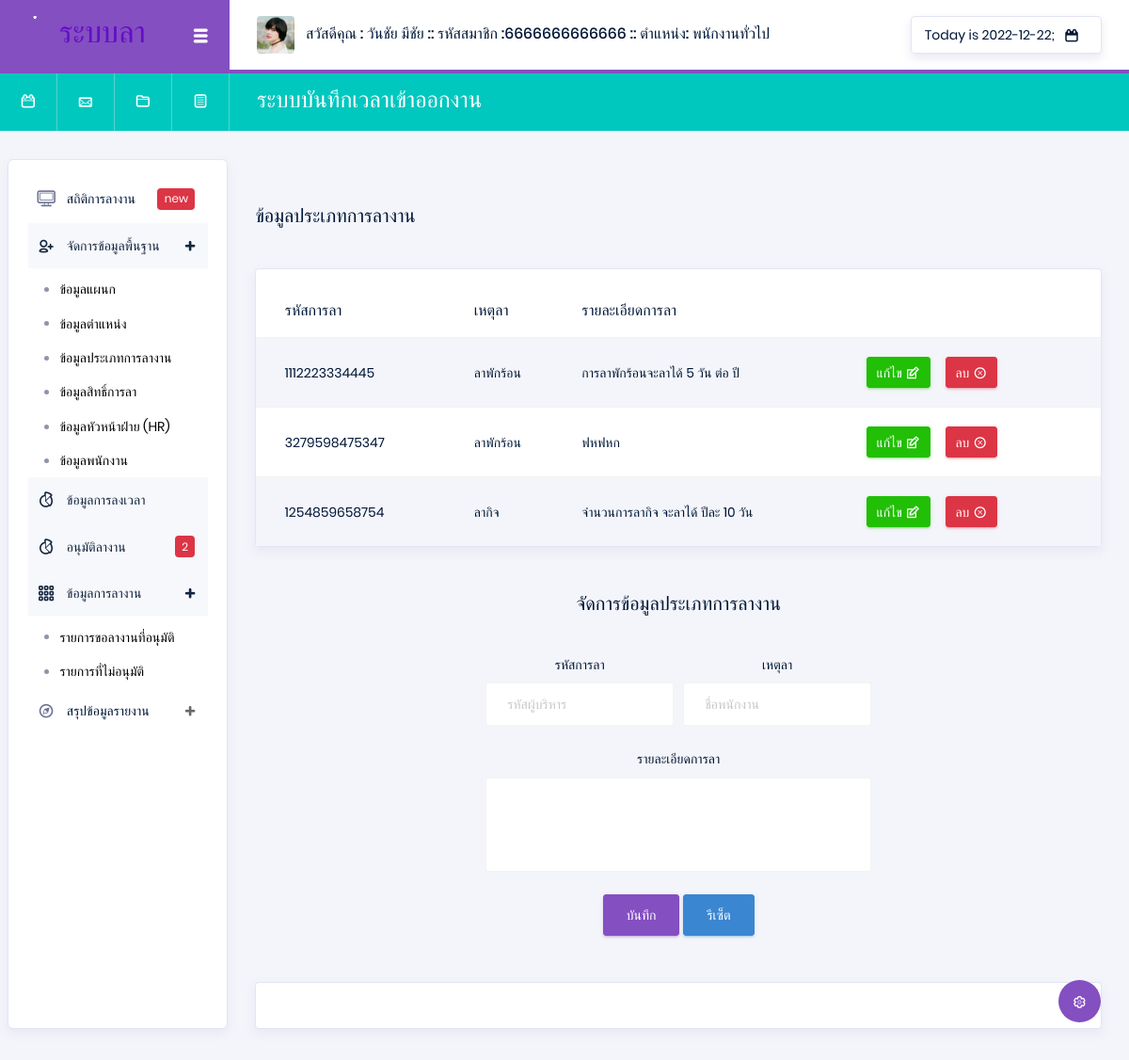
/index.php?p=peleave1 (signed in), run on the app's committed database.
### tables this page shows
CREATE TABLE `position` (
  `Pos_id` varchar(13) NOT NULL,
  `Pos_name` varchar(50) NOT NULL
);

CREATE TABLE `typeleave` (
  `Type_id` varchar(13) NOT NULL,
  `Type_name` varchar(50) NOT NULL,
  `Type_details` text NOT NULL
);

### api/showData.php (called while the page is built, shortened)
<?php
$Pos_id = $_SESSION['Pos_id'];
@$ShowPosition = "SELECT * FROM position WHERE  Pos_id =  '$Pos_id' ";
@$SQLShowPosition = mysqli_query($con, $ShowPosition) or die("Error in query: $ShowPosition ");
while ($Showposition = mysqli_fetch_array($SQLShowPosition)) {
    @$Pos_name = $Showposition['Pos_name'];
}
@$typeleave = "SELECT * FROM typeleave ORDER BY Type_name DESC ";
@$Sqltypeleave = mysqli_query($con, $typeleave) or die("Error in query: $typeleave ");

### pages/system/peleave1.php (the view, shortened to what this page needs)
<div class="main-panel">
    <div class="content-wrapper">
        <br> <br>
        <?php
        extract(@$_GET);
        ?>
        <div class="row">
            <div class="col-xl-6 grid-margin stretch-card flex-column">
                <h5 class="mb-2 text-titlecase mb-4">ข้อมูลประเภทการลางาน</h5>
            </div>
        </div>
        <div class="row">
            <div class="col-md-12">
                <div class="card">
                    <div class="table-responsive pt-3">
                        <table class="table table-striped project-orders-table">
                            <thead>
                                <tr>
                                    <th class="ml-5">รหัสการลา</th>
                                    <th>เหตุลา</th>
                                    <th>รายละเอียดการลา</th>
                                </tr>
                            </thead>
                            <tbody>
                                <?php
                                while ($Showpeleave = mysqli_fetch_array($Sqltypeleave)) {
                                ?>
                                    <tr>
                                        <td><?php echo $Showpeleave['Type_id'] ?></td>
                                        <td><?php echo $Showpeleave['Type_name'] ?></td>
                                        <td><?php echo $Showpeleave['Type_details'] ?></td>
                                        <td>
                                            <div class="d-flex align-items-center">
                                                <button type="button" data-toggle="modal" data-target="#addnullPeleave" onclick="edtiPeleave(Type_id =<?php echo $Showpeleave['Type_id'] ?>)" class="btn btn-success btn-sm btn-icon-text mr-3">
                                                    แก้ไข
                                                    <i class="typcn typcn-edit btn-icon-append"></i>
                                                </button>
                                                <a href="./api/api_system.php?str=deletePeleave1&Type_id=<?php echo $Showpeleave['Type_id']; ?>" onclick="return confirm('คุณแน่ใจว่าจะลบข้อมูลใช่หรือไม่');" type="button" class="btn btn-danger btn-sm btn-icon-text">
                                                    ลบ
                                                    <i class="typcn typcn-delete-outline btn-icon-append"></i>
                                                </a>
                                            </div>
                                        </td>
                                    </tr>
                                <?php } ?>
                            </tbody>
                        </table>
                    </div>
                </div>
            </div>
        </div>
        <br><br>
        <center>
            <h5 class="mb-2 text-titlecase mb-4">จัดการข้อมูลประเภทการลางาน</h5>
            <div class="card-body col-md-6">
                <form class="forms-sample" action="./api/api_system.php" method="POST">
                    <div class="form-row">
                        <div class="form-group col-md-6 ">
                            <label for="exampleInputUsername1">รหัสการลา</label>
                            <input type="text" class="form-control" name="Type_id" id="Type_id" placeholder="รหัสผู้บริหาร" required>
                        </div>
                        <div class="form-group col-md-6 ">
                            <label for="exampleInputUsername1">เหตุลา</label>
                            <input type="text" class="form-control" name="Type_name" id="Type_name" placeholder="ชื่อพนักงาน" required>
                        </div>
                        <div class="form-group col-md-12  ">
                            <label for="exampleInputUsername1">รายละเอียดการลา</label>
                            <textarea class="form-control" name="Type_details" id="Type_details" rows="5"></textarea>
                        </div>
                    </div>
                    <button type="submit" class="btn btn-primary" id="buttonY">บันทึก </button>
                    <a onclick="nullPeleave()" class="btn btn-info" i>รีเซ็ต </a>
                </form>
            </div>
        </center>
    </div>
    <footer class="footer">
        <div class="card">
            <div class="card-body">
            </div>
        </div>
    </footer>
</div>

### Head.php (shortened to what this page needs)
<nav class="navbar col-lg-12 col-12 p-0 fixed-top d-flex flex-row">
  <div class="navbar-brand-wrapper d-flex justify-content-center">
    <div class="navbar-brand-inner-wrapper d-flex justify-content-between align-items-center w-100">
      <a class="navbar-brand brand-logo" href="#"><img src="images/logo-dark11.svg" alt="logo" /></a>
      <button class="navbar-toggler navbar-toggler align-self-center" type="button" data-toggle="minimize">
        <span class="typcn typcn-th-menu"></span>
      </button>
    </div>
  </div>
  <div class="navbar-menu-wrapper d-flex align-items-center justify-content-end">
    <ul class="navbar-nav mr-lg-2">
      <li class="nav-item nav-profile dropdown">
        <a class="nav-link" href="#" data-toggle="dropdown" id="profileDropdown">
          <img src="images/faces/face5.jpg" alt="profile" />
          <span class="nav-profile-name">
            สวัสดีคุณ : <?php echo $_SESSION['Emp_name']; ?>
            :: รหัสสมาชิก :<?php echo $_SESSION['Emp_id']; ?>
            :: ตำแหน่ง: <?php echo $Pos_name; ?> </span>
        </a>
      </li>
    </ul>
    <ul class="navbar-nav navbar-nav-right">
      <li class="nav-item nav-date dropdown">
        <a class="nav-link d-flex justify-content-center align-items-center" href="javascript:;">
          <h6 class="date mb-0"> <?php echo "Today is " . date("Y-m-d") ?>;</h6>
          <i class="typcn typcn-calendar"></i>
        </a>
      </li>
    </ul>
  </div>
</nav>
<nav class="navbar-breadcrumb col-xl-12 col-12 d-flex flex-row p-0">
  <div class="navbar-links-wrapper d-flex align-items-stretch">
    <div class="nav-link">
      <a href="javascript:;"><i class="typcn typcn-calendar-outline"></i></a>
    </div>
    <div class="nav-link">
      <a href="javascript:;"><i class="typcn typcn-mail"></i></a>
    </div>
    <div class="nav-link">
      <a href="javascript:;"><i class="typcn typcn-folder"></i></a>
    </div>
    <div class="nav-link">
      <a href="javascript:;"><i class="typcn typcn-document-text"></i></a>
    </div>
  </div>
  <div class="navbar-menu-wrapper d-flex align-items-center justify-content-end">
    <ul class="navbar-nav mr-lg-2">
      <li class="nav-item ml-0">
        <h4 class="mb-0">ระบบบันทึกเวลาเข้าออกงาน </h4>
      </li>
    </ul>
  </div>
</nav>
<div class="container-fluid page-body-wrapper">
  <div class="theme-setting-wrapper">
    <div id="settings-trigger"><i class="typcn typcn-cog-outline"></i></div>
  </div>

### data on the page
position: Pos_name "พนักงานทั่วไป"
typeleave: Type_id "1112223334445", Type_name "ลาพักร้อน", Type_details "การลาพักร้อนจะลาได้ 5 วัน ต่อ ปี"
typeleave: Type_id "3279598475347", Type_name "ลาพักร้อน", Type_details "ฟหฟหก"
typeleave: Type_id "1254859658754", Type_name "ลากิจ", Type_details "จำนวนการลากิจ จะลาได้ ปีละ 10 วัน"

### other printed values
$_SESSION['Emp_name'] "วันชัย มีชัย"
$_SESSION['Emp_id'] "6666666666666"
$numd "2"
